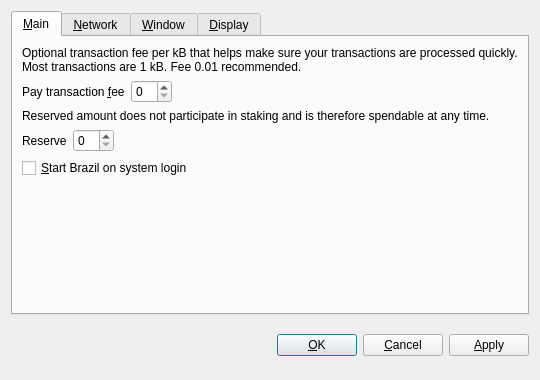
<?xml version="1.0" encoding="UTF-8"?>
<ui version="4.0">
 <class>OptionsDialog</class>
 <widget class="QDialog" name="OptionsDialog">
  <property name="geometry">
   <rect>
    <x>0</x>
    <y>0</y>
    <width>540</width>
    <height>380</height>
   </rect>
  </property>
  <property name="windowTitle">
   <string>Options</string>
  </property>
  <property name="modal">
   <bool>true</bool>
  </property>
  <layout class="QVBoxLayout" name="verticalLayout">
   <item>
    <widget class="QTabWidget" name="tabWidget">
     <property name="tabPosition">
      <enum>QTabWidget::North</enum>
     </property>
     <property name="currentIndex">
      <number>0</number>
     </property>
     <widget class="QWidget" name="tabMain">
      <attribute name="title">
       <string>&amp;Main</string>
      </attribute>
      <layout class="QVBoxLayout" name="verticalLayout_Main">
       <item>
        <widget class="QLabel" name="transactionFeeInfoLabel">
         <property name="text">
          <string>Optional transaction fee per kB that helps make sure your transactions are processed quickly. Most transactions are 1 kB. Fee 0.01 recommended.</string>
         </property>
         <property name="textFormat">
          <enum>Qt::PlainText</enum>
         </property>
         <property name="wordWrap">
          <bool>true</bool>
         </property>
        </widget>
       </item>
       <item>
        <layout class="QHBoxLayout" name="horizontalLayoutFee">
         <item>
          <widget class="QLabel" name="transactionFeeLabel">
           <property name="text">
            <string>Pay transaction &amp;fee</string>
           </property>
           <property name="textFormat">
            <enum>Qt::PlainText</enum>
           </property>
           <property name="buddy">
            <cstring>transactionFee</cstring>
           </property>
          </widget>
         </item>
         <item>
          <widget class="BitcoinAmountField" name="transactionFee"/>
         </item>
         <item>
          <spacer name="horizontalSpacerFee">
           <property name="orientation">
            <enum>Qt::Horizontal</enum>
           </property>
           <property name="sizeHint" stdset="0">
            <size>
             <width>40</width>
             <height>20</height>
            </size>
           </property>
          </spacer>
         </item>
        </layout>
       </item>
       <item>
        <widget class="QLabel" name="reserveBalanceInfoLabel">
         <property name="text">
          <string>Reserved amount does not participate in staking and is therefore spendable at any time.</string>
         </property>
         <property name="textFormat">
          <enum>Qt::PlainText</enum>
         </property>
         <property name="wordWrap">
          <bool>true</bool>
         </property>
        </widget>
       </item>
       <item>
        <layout class="QHBoxLayout" name="horizontalLayoutReserveBalance">
         <item>
          <widget class="QLabel" name="reserveBalanceLabel">
           <property name="text">
            <string>Reserve</string>
           </property>
           <property name="textFormat">
            <enum>Qt::PlainText</enum>
           </property>
           <property name="buddy">
            <cstring>reserveBalance</cstring>
           </property>
          </widget>
         </item>
         <item>
          <widget class="BitcoinAmountField" name="reserveBalance"/>
         </item>
         <item>
          <spacer name="horizontalSpacerReserveBalance">
           <property name="orientation">
            <enum>Qt::Horizontal</enum>
           </property>
           <property name="sizeHint" stdset="0">
            <size>
             <width>40</width>
             <height>20</height>
            </size>
           </property>
          </spacer>
         </item>
        </layout>
       </item>
       <item>
        <widget class="QCheckBox" name="bitcoinAtStartup">
         <property name="toolTip">
          <string>Automatically start Brazil after logging in to the system.</string>
         </property>
         <property name="text">
          <string>&amp;Start Brazil on system login</string>
         </property>
        </widget>
       </item>
       <item>
        <spacer name="verticalSpacer_Main">
         <property name="orientation">
          <enum>Qt::Vertical</enum>
         </property>
         <property name="sizeHint" stdset="0">
          <size>
           <width>20</width>
           <height>40</height>
          </size>
         </property>
        </spacer>
       </item>
      </layout>
     </widget>
     <widget class="QWidget" name="tabNetwork">
      <attribute name="title">
       <string>&amp;Network</string>
      </attribute>
      <layout class="QVBoxLayout" name="verticalLayout_Network">
       <item>
        <widget class="QCheckBox" name="mapPortUpnp">
         <property name="toolTip">
          <string>Automatically open the Brazil client port on the router. This only works when your router supports UPnP and it is enabled.</string>
         </property>
         <property name="text">
          <string>Map port using &amp;UPnP</string>
         </property>
        </widget>
       </item>
       <item>
        <widget class="QCheckBox" name="connectSocks">
         <property name="toolTip">
          <string>Connect to the Brazil network through a SOCKS5 proxy (e.g. when connecting through Tor).</string>
         </property>
         <property name="text">
          <string>&amp;Connect through SOCKS5 proxy:</string>
         </property>
        </widget>
       </item>
       <item>
        <layout class="QHBoxLayout" name="horizontalLayout_Network">
         <item>
          <widget class="QLabel" name="proxyIpLabel">
           <property name="text">
            <string>Proxy &amp;IP:</string>
           </property>
           <property name="textFormat">
            <enum>Qt::PlainText</enum>
           </property>
           <property name="buddy">
            <cstring>proxyIp</cstring>
           </property>
          </widget>
         </item>
         <item>
          <widget class="QValidatedLineEdit" name="proxyIp">
           <property name="maximumSize">
            <size>
             <width>140</width>
             <height>16777215</height>
            </size>
           </property>
           <property name="toolTip">
            <string>IP address of the proxy (e.g. 127.0.0.1)</string>
           </property>
          </widget>
         </item>
         <item>
          <widget class="QLabel" name="proxyPortLabel">
           <property name="text">
            <string>&amp;Port:</string>
           </property>
           <property name="textFormat">
            <enum>Qt::PlainText</enum>
           </property>
           <property name="buddy">
            <cstring>proxyPort</cstring>
           </property>
          </widget>
         </item>
         <item>
          <widget class="QLineEdit" name="proxyPort">
           <property name="maximumSize">
            <size>
             <width>55</width>
             <height>16777215</height>
            </size>
           </property>
           <property name="toolTip">
            <string>Port of the proxy (e.g. 9050)</string>
           </property>
          </widget>
         </item>
         <item>
          <spacer name="horizontalSpacer_Network">
           <property name="orientation">
            <enum>Qt::Horizontal</enum>
           </property>
           <property name="sizeHint" stdset="0">
            <size>
             <width>40</width>
             <height>20</height>
            </size>
           </property>
          </spacer>
         </item>
        </layout>
       </item>
       <item>
        <spacer name="verticalSpacer_Network">
         <property name="orientation">
          <enum>Qt::Vertical</enum>
         </property>
         <property name="sizeHint" stdset="0">
          <size>
           <width>20</width>
           <height>40</height>
          </size>
         </property>
        </spacer>
       </item>
      </layout>
     </widget>
     <widget class="QWidget" name="tabWindow">
      <attribute name="title">
       <string>&amp;Window</string>
      </attribute>
      <layout class="QVBoxLayout" name="verticalLayout_Window">
       <item>
        <widget class="QCheckBox" name="minimizeToTray">
         <property name="toolTip">
          <string>Show only a tray icon after minimizing the window.</string>
         </property>
         <property name="text">
          <string>&amp;Minimize to the tray instead of the taskbar</string>
         </property>
        </widget>
       </item>
       <item>
        <widget class="QCheckBox" name="minimizeOnClose">
         <property name="toolTip">
          <string>Minimize instead of exit the application when the window is closed. When this option is enabled, the application will be closed only after selecting Quit in the menu.</string>
         </property>
         <property name="text">
          <string>M&amp;inimize on close</string>
         </property>
        </widget>
       </item>
       <item>
        <spacer name="verticalSpacer_Window">
         <property name="orientation">
          <enum>Qt::Vertical</enum>
         </property>
         <property name="sizeHint" stdset="0">
          <size>
           <width>20</width>
           <height>40</height>
          </size>
         </property>
        </spacer>
       </item>
      </layout>
     </widget>
     <widget class="QWidget" name="tabDisplay">
      <attribute name="title">
       <string>&amp;Display</string>
      </attribute>
      <layout class="QVBoxLayout" name="verticalLayout_Display">
       <item>
        <layout class="QHBoxLayout" name="horizontalLayout_1_Display">
         <item>
          <widget class="QLabel" name="langLabel">
           <property name="text">
            <string>User Interface &amp;language:</string>
           </property>
           <property name="textFormat">
            <enum>Qt::PlainText</enum>
           </property>
           <property name="buddy">
            <cstring>lang</cstring>
           </property>
          </widget>
         </item>
         <item>
          <widget class="QValueComboBox" name="lang">
           <property name="toolTip">
            <string>The user interface language can be set here. This setting will take effect after restarting Brazil.</string>
           </property>
          </widget>
         </item>
        </layout>
       </item>
       <item>
        <layout class="QHBoxLayout" name="horizontalLayout_2_Display">
         <item>
          <widget class="QLabel" name="unitLabel">
           <property name="text">
            <string>&amp;Unit to show amounts in:</string>
           </property>
           <property name="textFormat">
            <enum>Qt::PlainText</enum>
           </property>
           <property name="buddy">
            <cstring>unit</cstring>
           </property>
          </widget>
         </item>
         <item>
          <widget class="QValueComboBox" name="unit">
           <property name="toolTip">
            <string>Choose the default subdivision unit to show in the interface and when sending coins.</string>
           </property>
          </widget>
         </item>
        </layout>
       </item>
       <item>
        <widget class="QCheckBox" name="coinControlFeatures">
         <property name="toolTip">
          <string>Whether to show coin control features or not.</string>
         </property>
         <property name="text">
          <string>Display coin &amp;control features (experts only!)</string>
         </property>
        </widget>
       </item>
       <item>
        <widget class="QCheckBox" name="minimizeCoinAge">
         <property name="toolTip">
          <string>Whether to select the coin outputs randomly or with minimal coin age.</string>
         </property>
         <property name="text">
          <string>Minimize weight consumption (experimental)</string>
         </property>
        </widget>
       </item>
       <item>
        <widget class="QCheckBox" name="useBlackTheme">
         <property name="text">
          <string>Use black visual theme (requires restart)</string>
         </property>
        </widget>
       </item>
       <item>
        <spacer name="verticalSpacer_Display">
         <property name="orientation">
          <enum>Qt::Vertical</enum>
         </property>
         <property name="sizeHint" stdset="0">
          <size>
           <width>20</width>
           <height>40</height>
          </size>
         </property>
        </spacer>
       </item>
      </layout>
     </widget>
    </widget>
   </item>
   <item>
    <layout class="QHBoxLayout" name="horizontalLayout_Buttons">
     <item>
      <spacer name="horizontalSpacer_1">
       <property name="orientation">
        <enum>Qt::Horizontal</enum>
       </property>
       <property name="sizeHint" stdset="0">
        <size>
         <width>40</width>
         <height>48</height>
        </size>
       </property>
      </spacer>
     </item>
     <item>
      <widget class="QLabel" name="statusLabel">
       <property name="font">
        <font>
         <weight>75</weight>
         <bold>true</bold>
        </font>
       </property>
       <property name="text">
        <string/>
       </property>
       <property name="textFormat">
        <enum>Qt::PlainText</enum>
       </property>
       <property name="wordWrap">
        <bool>true</bool>
       </property>
      </widget>
     </item>
     <item>
      <spacer name="horizontalSpacer_2">
       <property name="orientation">
        <enum>Qt::Horizontal</enum>
       </property>
       <property name="sizeHint" stdset="0">
        <size>
         <width>40</width>
         <height>48</height>
        </size>
       </property>
      </spacer>
     </item>
     <item>
      <widget class="QPushButton" name="okButton">
       <property name="text">
        <string>&amp;OK</string>
       </property>
      </widget>
     </item>
     <item>
      <widget class="QPushButton" name="cancelButton">
       <property name="text">
        <string>&amp;Cancel</string>
       </property>
       <property name="autoDefault">
        <bool>false</bool>
       </property>
      </widget>
     </item>
     <item>
      <widget class="QPushButton" name="applyButton">
       <property name="text">
        <string>&amp;Apply</string>
       </property>
       <property name="autoDefault">
        <bool>false</bool>
       </property>
      </widget>
     </item>
    </layout>
   </item>
  </layout>
 </widget>
 <customwidgets>
  <customwidget>
   <class>BitcoinAmountField</class>
   <extends>QSpinBox</extends>
   <header>bitcoinamountfield.h</header>
  </customwidget>
  <customwidget>
   <class>QValueComboBox</class>
   <extends>QComboBox</extends>
   <header>qvaluecombobox.h</header>
  </customwidget>
  <customwidget>
   <class>QValidatedLineEdit</class>
   <extends>QLineEdit</extends>
   <header>qvalidatedlineedit.h</header>
  </customwidget>
 </customwidgets>
 <resources/>
 <connections/>
</ui>
